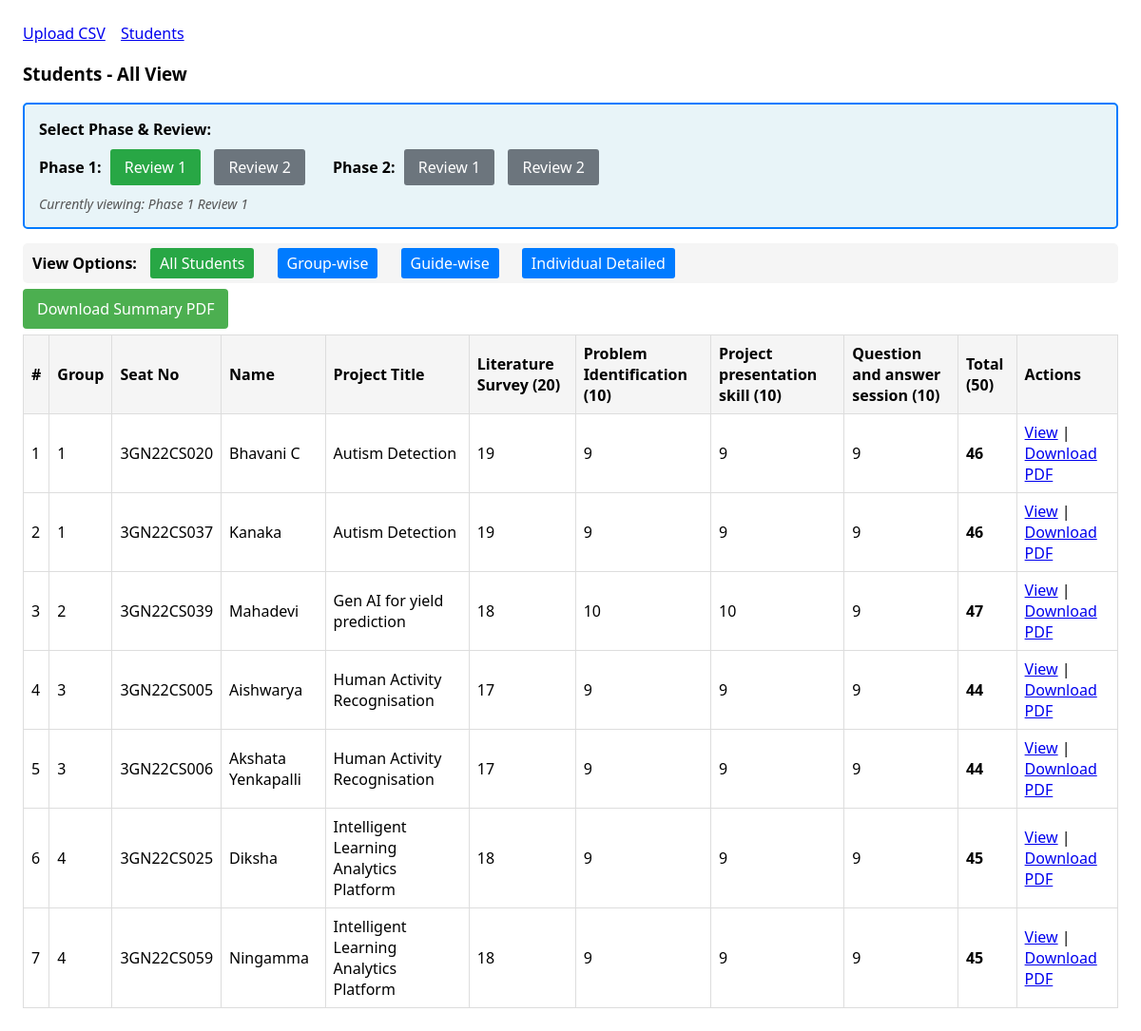
/students, run on the app's committed database.
### models.py (models this page shows)
class Student(db.Model):
    id = db.Column(db.Integer, primary_key=True)
    group_no = db.Column(db.String(50))
    project_title = db.Column(db.String(255))
    project_guide = db.Column(db.String(128))
    seat_no = db.Column(db.String(64), nullable=False, index=True)
    name = db.Column(db.String(128), nullable=False)
    evaluations = db.relationship("Evaluation", backref="student", lazy=True, cascade="all, delete-orphan")

class Evaluation(db.Model):
    __table_args__ = (
        db.UniqueConstraint('student_id', 'phase', 'review_no', name='uq_eval_student_phase_review'),
    )
    id = db.Column(db.Integer, primary_key=True)
    phase = db.Column(db.Integer, default=1, nullable=False)  # 1 or 2
    review_no = db.Column(db.Integer, default=1, nullable=False)  # 1 or 2
    total_marks = db.Column(db.Integer, nullable=False)
    criteria1 = db.Column(db.Integer, nullable=False)  # P1R1: Lit Survey(20), P1R2: Objectives(10), P2: Prelim(15)
    criteria2 = db.Column(db.Integer, nullable=False)  # P1R1: Problem(10), P1R2: Methodology(10), P2: Execution(15)
    criteria3 = db.Column(db.Integer, nullable=False)  # All: Presentation (10/15)
    criteria4 = db.Column(db.Integer, nullable=False)  # All: Q&A (10/15)
    member1_criteria1 = db.Column(db.Integer, nullable=True)
    member1_criteria2 = db.Column(db.Integer, nullable=True)
    member1_criteria3 = db.Column(db.Integer, nullable=True)
    member1_criteria4 = db.Column(db.Integer, nullable=True)
    member2_criteria1 = db.Column(db.Integer, nullable=True)
    member2_criteria2 = db.Column(db.Integer, nullable=True)
    member2_criteria3 = db.Column(db.Integer, nullable=True)
    member2_criteria4 = db.Column(db.Integer, nullable=True)
    guide_criteria1 = db.Column(db.Integer, nullable=True)
    guide_criteria2 = db.Column(db.Integer, nullable=True)
    guide_criteria3 = db.Column(db.Integer, nullable=True)
    guide_criteria4 = db.Column(db.Integer, nullable=True)
    student_id = db.Column(db.Integer, db.ForeignKey("student.id"), nullable=False)

### app.py (the view)
    @app.route("/students")
    def list_students():
        phase = request.args.get("phase", session.get("current_phase", 1), type=int)
        review = request.args.get("review", session.get("current_review", 1), type=int)
        session["current_phase"] = phase
        session["current_review"] = review
        config = get_review_config(phase, review)
        students = Student.query.order_by(Student.group_no, Student.name).all()
        data = []
        for s in students:
            ev = Evaluation.query.filter_by(student_id=s.id, phase=phase, review_no=review).first()
            if ev:
                data.append((s, ev))
        return render_template("students.html", items=data, phase=phase, review=review, config=config)

### review_config.py (called while the page is built)
def get_review_config(phase, review):
    return REVIEW_CRITERIA.get((phase, review))

### templates/students.html
{% extends "base.html" %}
{% block content %}
<h3>Students - All View</h3>
<div class="phase-review-selector" style="margin: 15px 0; padding: 15px; background: #e8f4f8; border-radius: 5px; border: 2px solid #007bff;">
    <strong style="font-size: 16px;">Select Phase & Review:</strong>
    <div style="margin-top: 10px;">
        <div style="display: inline-block; margin-right: 20px;">
            <strong>Phase 1:</strong>
            <a href="{{ url_for('list_students', phase=1, review=1) }}"
               style="margin: 0 5px; padding: 8px 15px; background: {% if phase == 1 and review == 1 %}#28a745{% else %}#6c757d{% endif %}; color: white; text-decoration: none; border-radius: 3px; display: inline-block;">Review 1</a>
            <a href="{{ url_for('list_students', phase=1, review=2) }}"
               style="margin: 0 5px; padding: 8px 15px; background: {% if phase == 1 and review == 2 %}#28a745{% else %}#6c757d{% endif %}; color: white; text-decoration: none; border-radius: 3px; display: inline-block;">Review 2</a>
        </div>
        <div style="display: inline-block;">
            <strong>Phase 2:</strong>
            <a href="{{ url_for('list_students', phase=2, review=1) }}"
               style="margin: 0 5px; padding: 8px 15px; background: {% if phase == 2 and review == 1 %}#28a745{% else %}#6c757d{% endif %}; color: white; text-decoration: none; border-radius: 3px; display: inline-block;">Review 1</a>
            <a href="{{ url_for('list_students', phase=2, review=2) }}"
               style="margin: 0 5px; padding: 8px 15px; background: {% if phase == 2 and review == 2 %}#28a745{% else %}#6c757d{% endif %}; color: white; text-decoration: none; border-radius: 3px; display: inline-block;">Review 2</a>
        </div>
    </div>
    <div style="margin-top: 10px; font-size: 14px; color: #555;">
        <em>Currently viewing: Phase {{ phase }} Review {{ review }}</em>
    </div>
</div>
<div class="view-options" style="margin: 15px 0; padding: 10px; background: #f5f5f5; border-radius: 5px;">
    <strong>View Options:</strong>
    <span style="margin: 0 10px; padding: 5px 10px; background: #28a745; color: white; border-radius: 3px;">All Students</span>
    <a href="{{ url_for('students_groupwise', phase=phase, review=review) }}" style="margin: 0 10px; padding: 5px 10px; background: #007bff; color: white; text-decoration: none; border-radius: 3px;">Group-wise</a>
    <a href="{{ url_for('students_guidewise', phase=phase, review=review) }}" style="margin: 0 10px; padding: 5px 10px; background: #007bff; color: white; text-decoration: none; border-radius: 3px;">Guide-wise</a>
    <a href="{{ url_for('students_individual', phase=phase, review=review) }}" style="margin: 0 10px; padding: 5px 10px; background: #007bff; color: white; text-decoration: none; border-radius: 3px;">Individual Detailed</a>
</div>
<p><a href="{{ url_for('download_summary_pdf') }}" style="background-color: #4CAF50; color: white; padding: 10px 15px; text-decoration: none; border-radius: 4px;">Download Summary PDF</a></p>
<table>
  <thead>
    <tr>
      <th>#</th>
      <th>Group</th>
      <th>Seat No</th>
      <th>Name</th>
      <th>Project Title</th>
      {% if config %}
      {% for criterion in config.criteria %}
      <th>{{ criterion.name }} ({{ criterion.max_marks }})</th>
      {% endfor %}
      {% else %}
      <th>Criterion 1</th>
      <th>Criterion 2</th>
      <th>Criterion 3</th>
      <th>Criterion 4</th>
      {% endif %}
      <th>Total (50)</th>
      <th>Actions</th>
    </tr>
  </thead>
  <tbody>
    {% for s, ev in items %}
    <tr>
      <td>{{ loop.index }}</td>
      <td>{{ s.group_no or '-' }}</td>
      <td>{{ s.seat_no }}</td>
      <td>{{ s.name }}</td>
      <td>{{ s.project_title or '-' }}</td>
      <td>{{ ev.criteria1 }}</td>
      <td>{{ ev.criteria2 }}</td>
      <td>{{ ev.criteria3 }}</td>
      <td>{{ ev.criteria4 }}</td>
      <td><strong>{{ ev.total_marks }}</strong></td>
      <td>
        <a href="{{ url_for('student_detail', student_id=s.id, phase=phase, review=review) }}">View</a> |
        <a href="{{ url_for('download_review1', student_id=s.id, phase=phase, review=review) }}">Download PDF</a>
      </td>
    </tr>
    {% endfor %}
  </tbody>
</table>
{% endblock %}

### templates/base.html (shortened to what this page needs)
<!doctype html>
<html lang="en">
<head>
</head>
<body>
  <header>
    <nav>
      <a href="{{ url_for('upload_csv') }}">Upload CSV</a>
      <a href="{{ url_for('list_students') }}">Students</a>
    </nav>
  </header>
  {% block content %}{% endblock %}
</body>
</html>

### templates/base.html (style rules this page uses)
body { font-family: system-ui, Arial, sans-serif; margin: 24px; }
header { margin-bottom: 16px; }
nav a { margin-right: 12px; }
table { border-collapse: collapse; width: 100%; }
th, td { border: 1px solid #ddd; padding: 8px; }
th { background: #f5f5f5; text-align: left; }

### data on the page
Student: group_no "1", seat_no "3GN22CS020", name "Bhavani C", project_title "Autism Detection", criteria1 "19", criteria2 "9", criteria3 "9", criteria4 "9", total_marks "46"
Student: group_no "1", seat_no "3GN22CS037", name "Kanaka", project_title "Autism Detection", criteria1 "19", criteria2 "9", criteria3 "9", criteria4 "9", total_marks "46"
Student: group_no "2", seat_no "3GN22CS039", name "Mahadevi", project_title "Gen AI for yield prediction", criteria1 "18", criteria2 "10", criteria3 "10", criteria4 "9", total_marks "47"
Student: group_no "3", seat_no "3GN22CS005", name "Aishwarya", project_title "Human Activity Recognisation", criteria1 "17", criteria2 "9", criteria3 "9", criteria4 "9", total_marks "44"
Student: group_no "3", seat_no "3GN22CS006", name "Akshata Yenkapalli", project_title "Human Activity Recognisation", criteria1 "17", criteria2 "9", criteria3 "9", criteria4 "9", total_marks "44"
Student: group_no "4", seat_no "3GN22CS025", name "Diksha", project_title "Intelligent Learning Analytics Platform", criteria1 "18", criteria2 "9", criteria3 "9", criteria4 "9", total_marks "45"
Student: group_no "4", seat_no "3GN22CS059", name "Ningamma", project_title "Intelligent Learning Analytics Platform", criteria1 "18", criteria2 "9", criteria3 "9", criteria4 "9", total_marks "45"

### other printed values
{{ phase }} "1"
{{ review }} "1"
{{ criterion.name }} "Literature Survey" "Problem Identification" "Project presentation skill" "Question and answer session"
{{ criterion.max_marks }} "20" "10" "10" "10"
